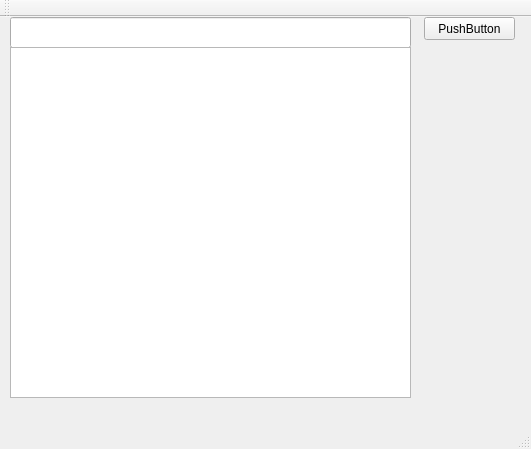
<?xml version="1.0" encoding="UTF-8"?>
<ui version="4.0">
 <class>MainWindow</class>
 <widget class="QMainWindow" name="MainWindow">
  <property name="geometry">
   <rect>
    <x>0</x>
    <y>0</y>
    <width>531</width>
    <height>449</height>
   </rect>
  </property>
  <property name="windowTitle">
   <string>MainWindow</string>
  </property>
  <widget class="QWidget" name="centralWidget">
   <widget class="QPushButton" name="pushButton">
    <property name="geometry">
     <rect>
      <x>424</x>
      <y>0</y>
      <width>91</width>
      <height>23</height>
     </rect>
    </property>
    <property name="text">
     <string>PushButton</string>
    </property>
   </widget>
   <widget class="QLineEdit" name="tokenEditLine">
    <property name="geometry">
     <rect>
      <x>10</x>
      <y>0</y>
      <width>401</width>
      <height>31</height>
     </rect>
    </property>
   </widget>
   <widget class="QListView" name="listView">
    <property name="geometry">
     <rect>
      <x>10</x>
      <y>30</y>
      <width>401</width>
      <height>351</height>
     </rect>
    </property>
   </widget>
  </widget>
  <widget class="QMenuBar" name="menuBar">
   <property name="geometry">
    <rect>
     <x>0</x>
     <y>0</y>
     <width>531</width>
     <height>29</height>
    </rect>
   </property>
  </widget>
  <widget class="QToolBar" name="mainToolBar">
   <attribute name="toolBarArea">
    <enum>TopToolBarArea</enum>
   </attribute>
   <attribute name="toolBarBreak">
    <bool>false</bool>
   </attribute>
  </widget>
  <widget class="QStatusBar" name="statusBar"/>
 </widget>
 <layoutdefault spacing="6" margin="11"/>
 <resources/>
 <connections/>
</ui>
